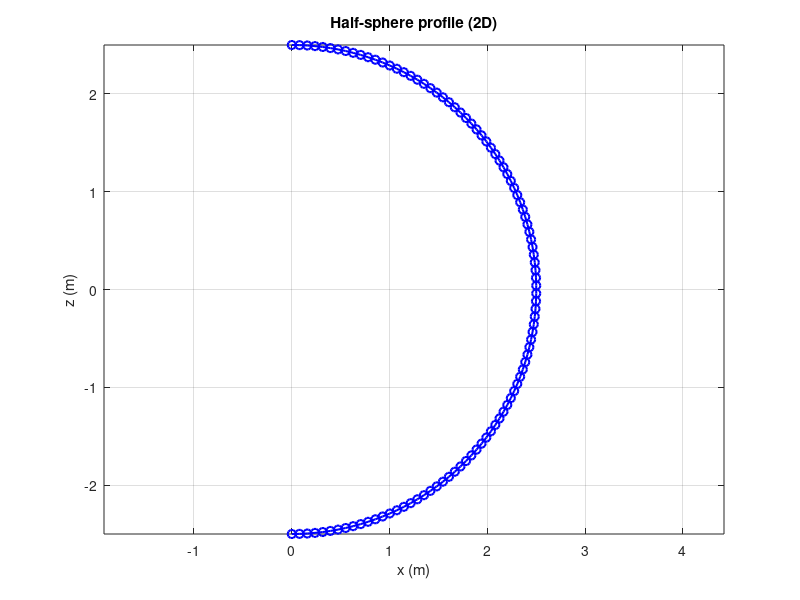

Write the MATLAB code that produced this figure. (Note: this script raises an error after producing the figure.)
%% Half-sphere profile 

clc; clear; close all;

% Parameters
R = 2.5;                  
theta = linspace(-pi/2,pi/2,100);

% Cartesian coordinates
x = R * cos(theta);       
z = R * sin(theta);      

% Plot the profile
figure
plot(x, z, 'b-o','LineWidth',1.5)
axis equal
grid on
xlabel('x (m)')
ylabel('z (m)')
title('Half-sphere profile (2D)')

% Export coordinates to Excel
coords = [x' z'];
writematrix(coords,'half_sphere_profile_100.xlsx');
disp('Half-sphere cartesian coordinates exported to half_sphere_profile.xlsx');
